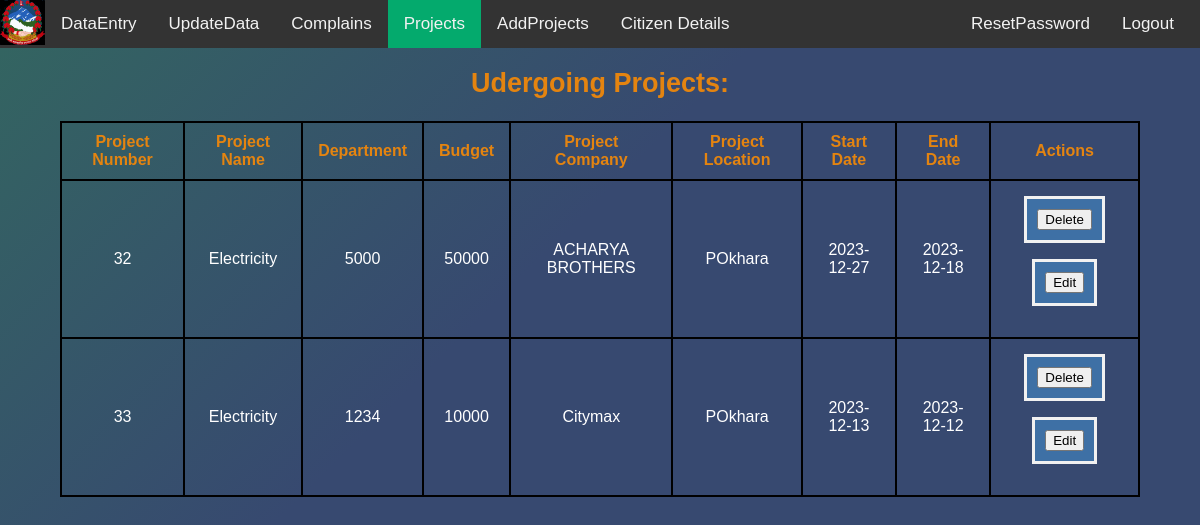
The app's page /ProjectDetails.php (signed in) with its own data.
### tables this page shows
CREATE TABLE `addproject` (
  `Project_No` int(20) NOT NULL,
  `Project_Name` varchar(50) NOT NULL,
  `Department_No` int(20) NOT NULL,
  `Budget` varchar(20) NOT NULL,
  `Project_Company` varchar(50) NOT NULL,
  `Project_Location` varchar(50) NOT NULL,
  `Project_Completed` varchar(50) NOT NULL,
  `Start_Date` date NOT NULL,
  `End_Date` date NOT NULL
);

### ProjectDetails.php (the view, shortened to what this page needs)
<html>
<head>
</head>
<body>
<div class="topnav">
<a href="index.html" style="padding:0;">
    <img src="image/logo.png" height="45px" width="45px" alt="logo">
    </a>
<a href="adminpage.php">DataEntry</a>
<a href="update.php">UpdateData</a>
<a href="complains.php">Complains</a>
<a class="active" href="ProjectDetails.php">Projects</a>
<a href="AddProject.php">AddProjects</a>
<a href="viewdetails.php">Citizen Details</a>
<span style="float:right;margin-right: 10px;">
  <a href="reset.php">ResetPassword</a>
  <a href="index.html">Logout</a>
</span>
</div>
<div class="center">
  <h2 style="text-align:center;color:#e48410;">Udergoing Projects:</h2>
  <?php
    $host="localhost";
    $dbusername="root";
    $dbpassword="";
    $dbanme="municipality";
    $conn=mysqli_connect($host, $dbusername, $dbpassword, $dbanme);
    $sql = "SELECT * from addProject ";
    function view($conn, $sql, $row){
        if($query = mysqli_query($conn, $sql)){
            if(mysqli_num_rows($query) > 0){
                while($result = mysqli_fetch_array($query)){
                    $name  = $result['Project_Name'];
                    $no = $result['Project_No'];
                    $department = $result['Department_No'];
                    $budget = $result['Budget'];
                    $company = $result['Project_Company'];
                    $location = $result['Project_Location'];
                    $start = $result['Start_Date'];
                    $end = $result['End_Date'];
                    $row .= "<tr>
                    <td>$no</td>
                    <td>$name</td>
                    <td>$department</td>
                    <td>$budget</td>
                    <td>$company</td>
                    <td>$location</td>
                    <td>$start</td>
                    <td>$end</td>
                    <td>
                        <form method='post' action='delete_project.php' style='display:inline-block;'>
                            <input type='hidden' name='project_no' value='$no'>
                            <input type='submit' value='Delete'>
                        </form>
                        <form method='get' action='edit_project.php' style='display:inline-block;'>
                            <input type='hidden' name='project_no' value='$no'>
                            <input type='submit' value='Edit'>
                        </form>
                    </td>
                    </tr>";
                }
            }
        }
        return $row;
    }
    $s = view($conn, $sql, "");
    echo "<table>
    <tr>
      <th>Project Number</th>
      <th>Project Name</th>
      <th>Department</th>
      <th>Budget</th>
      <th>Project Company</th>
      <th>Project Location</th>
      <th>Start Date</th>
      <th>End Date</th>
      <th>Actions</th>
    </tr>".$s."
    </table>";
    ?>
</div>
  </body>
</html>

### ProjectDetails.php (style rules this page uses)
body { margin: 0; font-family: Arial, Helvetica, sans-serif; background: linear-gradient(315deg, rgb(55, 73, 112) 60%, rgb(51, 102, 96) 100%); font-size: 18px; }
form { border: 3px solid #f1f1f1; padding: 10px; background-color: #3e70a5; }
th, td { padding: 10px 15px; }
.topnav { overflow: hidden; background-color: #333; }
.topnav a { float: left; color: #f2f2f2; text-align: center; padding: 14px 16px; text-decoration: none; font-size: 17px; }
table { width: 100%; border-collapse: collapse; margin-top: 20px; }
table, th, td { border: 2px solid black; color: #e48410; }
td { color: white; padding: 15px; text-align: center; }
.topnav a.active { background-color: #04AA6D; }
.center { width: 90%; margin: auto; }
.center h2 { text-align: center; color: #e48410; margin-top: 20px; }

### records on screen
addproject: Project_No "32", Project_Name "Electricity", Department_No "5000", Budget "50000", Project_Company "ACHARYA BROTHERS", Project_Location "POkhara", Start_Date "2023-12-27", End_Date "2023-12-18"
addproject: Project_No "33", Project_Name "Electricity", Department_No "1234", Budget "10000", Project_Company "Citymax", Project_Location "POkhara", Start_Date "2023-12-13", End_Date "2023-12-12"
